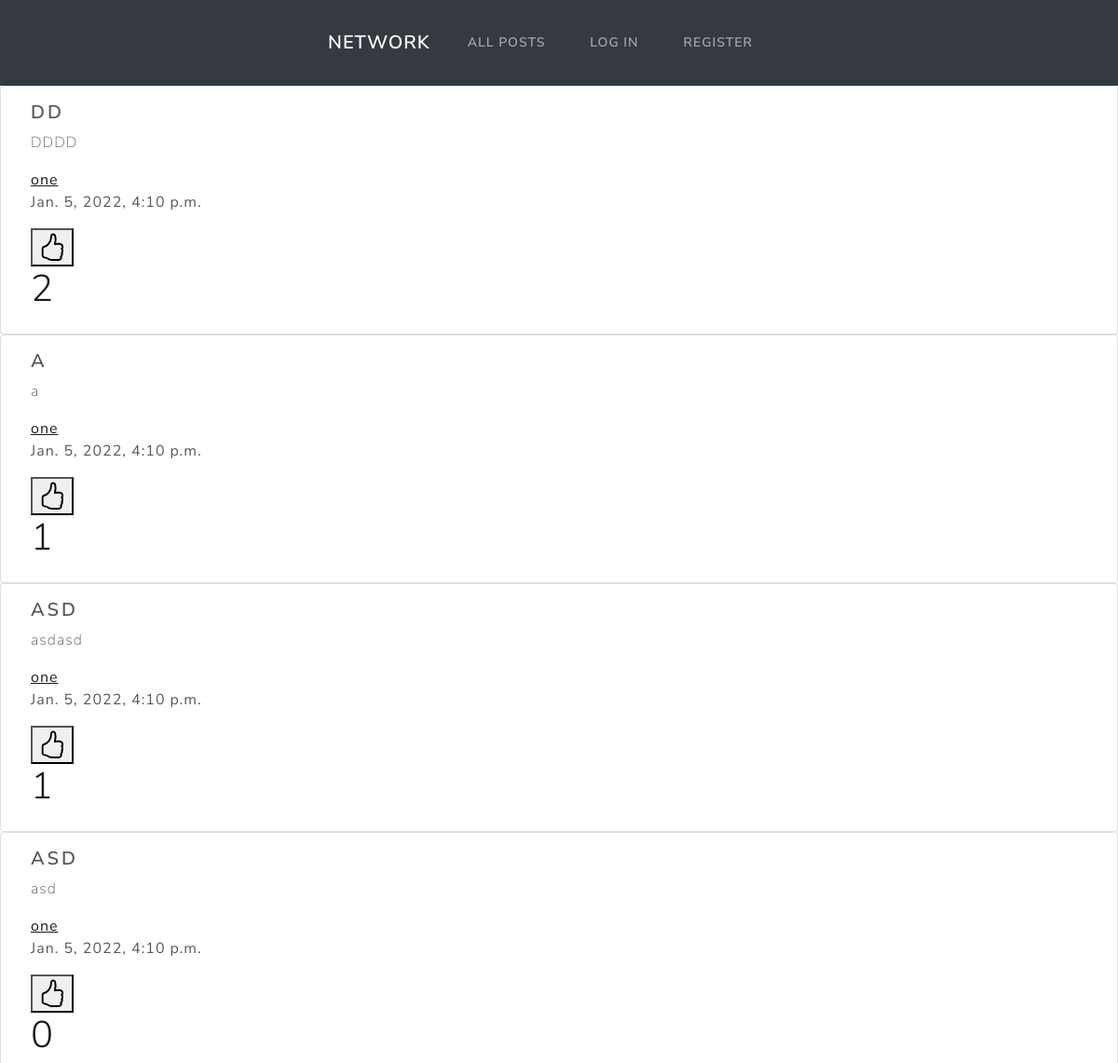
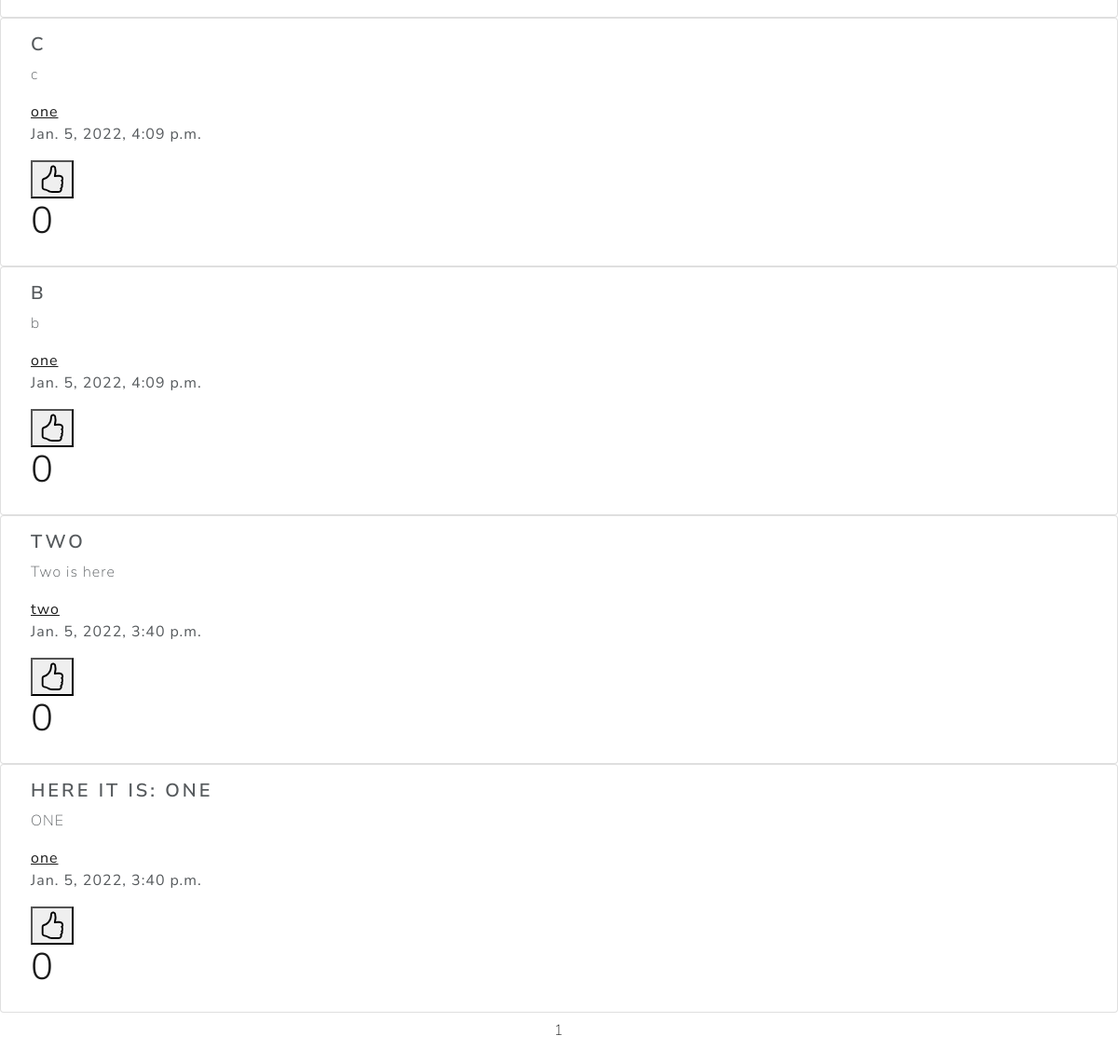
The page / on the database its author committed (2 pictures, top to bottom).
### network/models.py (models this page shows, shortened)
class Post(models.Model):
    owner = models.ForeignKey(User, on_delete=CASCADE)
    title = models.CharField(max_length=200)
    content = models.TextField(null=True, blank=True)
    date = models.DateTimeField(auto_now_add=True)
    likes = models.IntegerField()
    likefrom = models.ManyToManyField(User, blank = True, related_name='likeform')

class User(AbstractUser):
    pass

### network/views.py (the view)
# urls.py: path("", views.index, name="index"),
def index(request):
    profile = request.user
    posts = Post.objects.all()
    form = CreatePost()
    already_liked = None
    all_liked =  Post.objects.all()
    pag = Paginator(Post.objects.all().order_by('-date'), 10)
    site = request.GET.get('page')
    postPaginator = pag.get_page(site)
    nums = "x" * postPaginator.paginator.num_pages
    context = {'all_liked' : all_liked, 'form' : form, posts : 'posts', 'profile' : profile, 'postPaginator' : postPaginator, 'nums' : nums}
    return render(request, "network/index.html", context)

### network/templates/network/index.html (shortened to what this page needs)
{% extends "network/layout.html" %}
{% block body %}
{% for post in postPaginator %}
<div class="card" style="width: 50  rem;">
  <div class="card-body ms-3">
    <h4 class="card-title" id="post-title"> {{ post.title }}</h4>
    <p class="card-text"> {{ post.content }} </p>
    <a href="{% url 'profileCheck' post.owner %}">
      <p class="card-text"> <b> {{post.owner}} </b> </p>
    </a>
    <p class="card-text"> <b> {{post.date}} </b> </p>
    {% if profile in post.likefrom.all %}
    </form>
    <form action="{% url 'disLike' post.id %}" method="POST">
      {% csrf_token %}
      <p class="card-text">
        <button>
          <svg xmlns="http://www.w3.org/2000/svg" width="30" height="35" fill="currentColor"
            class="bi bi-hand-thumbs-down" viewBox="0 0 16 16">
            <path
              d="M8.864 15.674c-.956.24-1.843-.484-1.908-1.42-.072-1.05-.23-2.015-.428-2.59-.125-.36-.479-1.012-1.04-1.638-.557-.624-1.282-1.179-2.131-1.41C2.685 8.432 2 7.85 2 7V3c0-.845.682-1.464 1.448-1.546 1.07-.113 1.564-.415 2.068-.723l.048-.029c.272-.166.578-.349.97-.484C6.931.08 7.395 0 8 0h3.5c.937 0 1.599.478 1.934 1.064.164.287.254.607.254.913 0 .152-.023.312-.077.464.201.262.38.577.488.9.11.33.172.762.004 1.15.069.13.12.268.159.403.077.27.113.567.113.856 0 .289-.036.586-.113.856-.035.12-.08.244-.138.363.394.571.418 1.2.234 1.733-.206.592-.682 1.1-1.2 1.272-.847.283-1.803.276-2.516.211a9.877 9.877 0 0 1-.443-.05 9.364 9.364 0 0 1-.062 4.51c-.138.508-.55.848-1.012.964l-.261.065zM11.5 1H8c-.51 0-.863.068-1.14.163-.281.097-.506.229-.776.393l-.04.025c-.555.338-1.198.73-2.49.868-.333.035-.554.29-.554.55V7c0 .255.226.543.62.65 1.095.3 1.977.997 2.614 1.709.635.71 1.064 1.475 1.238 1.977.243.7.407 1.768.482 2.85.025.362.36.595.667.518l.262-.065c.16-.04.258-.144.288-.255a8.34 8.34 0 0 0-.145-4.726.5.5 0 0 1 .595-.643h.003l.014.004.058.013a8.912 8.912 0 0 0 1.036.157c.663.06 1.457.054 2.11-.163.175-.059.45-.301.57-.651.107-.308.087-.67-.266-1.021L12.793 7l.353-.354c.043-.042.105-.14.154-.315.048-.167.075-.37.075-.581 0-.211-.027-.414-.075-.581-.05-.174-.111-.273-.154-.315l-.353-.354.353-.354c.047-.047.109-.176.005-.488a2.224 2.224 0 0 0-.505-.804l-.353-.354.353-.354c.006-.005.041-.05.041-.17a.866.866 0 0 0-.121-.415C12.4 1.272 12.063 1 11.5 1z" />
          </svg>
        </button>
    </form>
    {% else %}
    <form action="{% url 'toLike' post.id %}" method="POST">
      <p class="card-text">
        <button>
        </button>
    </form>
    {% endif %}
    <h1 class="display-6">{{post.likefrom.all.count}}</h1>
  </div>
</div>
{% endfor %}
<div class="d-flex justify-content-center ">
  <nav aria-label="Page navigation example">
    <ul class="pagination">
      {% for i in nums %}
      <li class="page-item"> <a class="page-link" href="?page={{forloop.counter }}"> {{ forloop.counter }} </a> </li>
      {% endfor %}
    </ul>
  </nav>
</div>
{% endblock %}

### network/templates/network/layout.html (shortened to what this page needs)
{% load static %}
<!DOCTYPE html>
<html lang="en">
<head>
    <link href="https://cdn.jsdelivr.net/npm/bootstrap@5.0.2/dist/css/bootstrap.min.css" rel="stylesheet"
>
    <link href="{% static 'network/styles.css' %}" rel="stylesheet">
    <link rel="stylesheet" href="{% static 'network/bootstrap.min.css' %} ">
</head>
<body>
    <nav class="d-flex justify-content-center navbar navbar-expand-lg navbar-dark bg-dark">
        <a class="navbar-brand" href="{% url 'index' %}">Network</a>
        <div>
            <ul class="navbar-nav mr-auto">
                <li class="nav-item">
                    <a class="nav-link" href="{% url 'index' %}">All Posts</a>
                </li>
                {% if user.is_authenticated %}
                <li class="nav-item">
                    <a class="nav-link" href="{% url 'followed' %}">Following</a>
                </li>
                <li class="nav-item">
                    <a class="nav-link" href="{% url 'logout' %}">Log Out</a>
                </li>
                {% else %}
                <li class="nav-item">
                    <a class="nav-link" href="{% url 'login' %}">Log In</a>
                </li>
                <li class="nav-item">
                    <a class="nav-link" href="{% url 'register' %}">Register</a>
                </li>
                {% endif %}
            </ul>
        </div>
    </nav>
    <div class="body">
        {% block body %}
        {% endblock %}
    </div>
</body>
</html>

### rows shown on the page
Post: title "DD", content "DDDD", owner "one", date "Jan. 5, 2022, 4:10 p.m.", likefrom.all.count "2"
Post: title "A", content "a", owner "one", date "Jan. 5, 2022, 4:10 p.m.", likefrom.all.count "1"
Post: title "ASD", content "asdasd", owner "one", date "Jan. 5, 2022, 4:10 p.m.", likefrom.all.count "1"
Post: title "ASD", content "asd", owner "one", date "Jan. 5, 2022, 4:10 p.m.", likefrom.all.count "0"
Post: title "C", content "c", owner "one", date "Jan. 5, 2022, 4:09 p.m.", likefrom.all.count "0"
Post: title "B", content "b", owner "one", date "Jan. 5, 2022, 4:09 p.m.", likefrom.all.count "0"
Post: title "TWO", content "Two is here", owner "two", date "Jan. 5, 2022, 3:40 p.m.", likefrom.all.count "0"
Post: title "HERE IT IS: ONE", content "ONE", owner "one", date "Jan. 5, 2022, 3:40 p.m.", likefrom.all.count "0"
